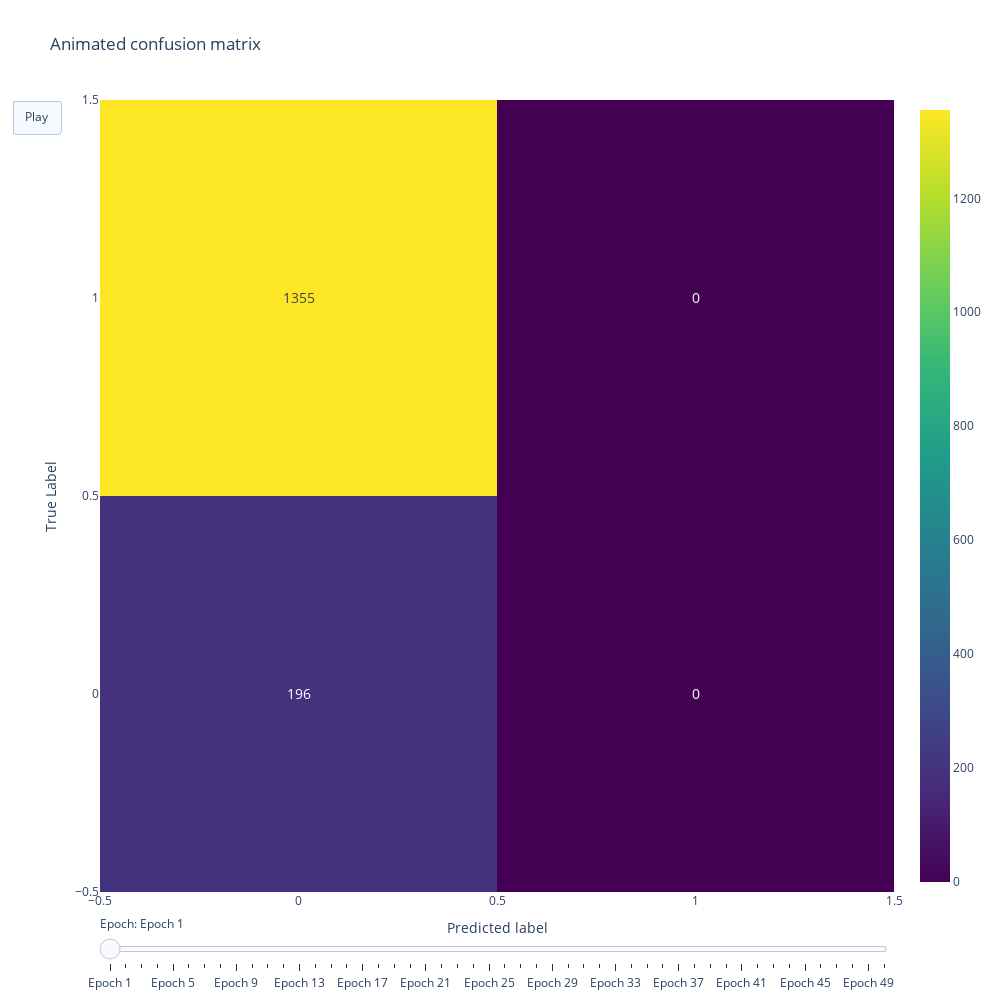

The cell this chart's notebook holds for it:
### Markdown cell above
### Confusion matrix (animated)

### Code cell
def plot_confusion_matrices(confusion_matrices):
    epochs = range(1, k_epochs + 1)
    frames = []

    # Create a frame per epoch
    for epoch, cm in zip(epochs, confusion_matrices):
        annotations = [[f'{value}' for value in row] for row in cm]
        frame = go.Frame(data=[go.Heatmap(
            z=cm, 
            text=annotations,
            colorscale='Viridis', 
            hoverinfo='skip',                         # ! Hide hover info (x, y, z)
            showscale=True,                            # colorbar visible
            texttemplate="%{text}",                    # string to be displayed in the cells
            textfont={"size": 14},  
        )], name=f"Epoch {epoch}")
        frames.append(frame)

    # Initialization with the first confusion matrix
    fig = go.Figure(
        data=[go.Heatmap(
            z=confusion_matrices[0], 
            text=[[f'{value}' for value in row] for row in confusion_matrices[0]], 
            colorscale='Viridis',
            hoverinfo='skip',  
            showscale=True,  
            texttemplate="%{text}",  
            textfont={"size": 14},  
        )],
        layout=go.Layout(
            autosize=False,
            width=1000,
            height=1000,
            title="Animated confusion matrix",
            xaxis_title="Predicted label",
            yaxis_title="True Label",
            updatemenus=[{
                'type': 'buttons',
                'buttons': [{
                    'label': 'Play',
                    'method': 'animate',
                    'args': [None, {
                        'frame': {'duration': 500, 'redraw': True},
                        'fromcurrent': True,
                        'mode': 'immediate',
                    }]
                }]
            }]
        ),
        frames=frames  # assign frames to the Figure
    )

    # Add a slider
    fig.update_layout(
        sliders=[{
            'steps': [{
                'args': [[f"Epoch {epoch}"], {'frame': {'duration': 500, 'redraw': True}}],
                'label': f'Epoch {epoch}',
                'method': 'animate'
            } for epoch in epochs],
            'currentvalue': {'prefix': 'Epoch: '}
        }]
    )
    fig.show()

plot_confusion_matrices(confusion_matrices)

### Figure 1 — Plotly figure (JSON) as saved in the notebook; plotly's stock layout.template omitted (floating-point values rounded to 4 significant figures)
{"data": [{"colorscale": [[0, "#440154"], [0.1111, "#482878"], [0.2222, "#3e4989"], [0.3333, "#31688e"], [0.4444, "#26828e"], [0.5556, "#1f9e89"], [0.6667, "#35b779"], [0.7778, "#6ece58"], [0.8889, "#b5de2b"], [1, "#fde725"]], "hoverinfo": "skip", "showscale": true, "text": [["196", "0"], ["1355", "0"]], "textfont": {"size": 14}, "texttemplate": "%{text}", "type": "heatmap", "z": [[196, 0], [1355, 0]]}], "layout": {"autosize": false, "height": 1000, "sliders": [{"currentvalue": {"prefix": "Epoch: "}, "steps": [{"args": [["Epoch 1"], {"frame": {"duration": 500, "redraw": true}}], "label": "Epoch 1", "method": "animate"}, {"args": [["Epoch 2"], {"frame": {"duration": 500, "redraw": true}}], "label": "Epoch 2", "method": "animate"}, {"args": [["Epoch 3"], {"frame": {"duration": 500, "redraw": true}}], "label": "Epoch 3", "method": "animate"}, {"args": [["Epoch 4"], {"frame": {"duration": 500, "redraw": true}}], "label": "Epoch 4", "method": "animate"}, {"args": [["Epoch 5"], {"frame": {"duration": 500, "redraw": true}}], "label": "Epoch 5", "method": "animate"}, {"args": [["Epoch 6"], {"frame": {"duration": 500, "redraw": true}}], "label": "Epoch 6", "method": "animate"}, {"args": [["Epoch 7"], {"frame": {"duration": 500, "redraw": true}}], "label": "Epoch 7", "method": "animate"}, {"args": [["Epoch 8"], {"frame": {"duration": 500, "redraw": true}}], "label": "Epoch 8", "method": "animate"}, {"args": [["Epoch 9"], {"frame": {"duration": 500, "redraw": true}}], "label": "Epoch 9", "method": "animate"}, {"args": [["Epoch 10"], {"frame": {"duration": 500, "redraw": true}}], "label": "Epoch 10", "method": "animate"}, {"args": [["Epoch 11"], {"frame": {"duration": 500, "redraw": true}}], "label": "Epoch 11", "method": "animate"}, {"args": [["Epoch 12"], {"frame": {"duration": 500, "redraw": true}}], "label": "Epoch 12", "method": "animate"}, {"args": [["Epoch 13"], {"frame": {"duration": 500, "redraw": true}}], "label": "Epoch 13", "method": "animate"}, {"args": [["Epoch 14"], {"frame": {"duration": 500, "redraw": true}}], "label": "Epoch 14", "method": "animate"}, {"args": [["Epoch 15"], {"frame": {"duration": 500, "redraw": true}}], "label": "Epoch 15", "method": "animate"}, {"args": [["Epoch 16"], {"frame": {"duration": 500, "redraw": true}}], "label": "Epoch 16", "method": "animate"}, {"args": [["Epoch 17"], {"frame": {"duration": 500, "redraw": true}}], "label": "Epoch 17", "method": "animate"}, {"args": [["Epoch 18"], {"frame": {"duration": 500, "redraw": true}}], "label": "Epoch 18", "method": "animate"}, {"args": [["Epoch 19"], {"frame": {"duration": 500, "redraw": true}}], "label": "Epoch 19", "method": "animate"}, {"args": [["Epoch 20"], {"frame": {"duration": 500, "redraw": true}}], "label": "Epoch 20", "method": "animate"}, {"args": [["Epoch 21"], {"frame": {"duration": 500, "redraw": true}}], "label": "Epoch 21", "method": "animate"}, {"args": [["Epoch 22"], {"frame": {"duration": 500, "redraw": true}}], "label": "Epoch 22", "method": "animate"}, {"args": [["Epoch 23"], {"frame": {"duration": 500, "redraw": true}}], "label": "Epoch 23", "method": "animate"}, {"args": [["Epoch 24"], {"frame": {"duration": 500, "redraw": true}}], "label": "Epoch 24", "method": "animate"}, {"args": [["Epoch 25"], {"frame": {"duration": 500, "redraw": true}}], "label": "Epoch 25", "method": "animate"}, {"args": [["Epoch 26"], {"frame": {"duration": 500, "redraw": true}}], "label": "Epoch 26", "method": "animate"}, {"args": [["Epoch 27"], {"frame": {"duration": 500, "redraw": true}}], "label": "Epoch 27", "method": "animate"}, {"args": [["Epoch 28"], {"frame": {"duration": 500, "redraw": true}}], "label": "Epoch 28", "method": "animate"}, {"args": [["Epoch 29"], {"frame": {"duration": 500, "redraw": true}}], "label": "Epoch 29", "method": "animate"}, {"args": [["Epoch 30"], {"frame": {"duration": 500, "redraw": true}}], "label": "Epoch 30", "method": "animate"}, {"args": [["Epoch 31"], {"frame": {"duration": 500, "redraw": true}}], "label": "Epoch 31", "method": "animate"}, {"args": [["Epoch 32"], {"frame": {"duration": 500, "redraw": true}}], "label": "Epoch 32", "method": "animate"}, {"args": [["Epoch 33"], {"frame": {"duration": 500, "redraw": true}}], "label": "Epoch 33", "method": "animate"}, {"args": [["Epoch 34"], {"frame": {"duration": 500, "redraw": true}}], "label": "Epoch 34", "method": "animate"}, {"args": [["Epoch 35"], {"frame": {"duration": 500, "redraw": true}}], "label": "Epoch 35", "method": "animate"}, {"args": [["Epoch 36"], {"frame": {"duration": 500, "redraw": true}}], "label": "Epoch 36", "method": "animate"}, {"args": [["Epoch 37"], {"frame": {"duration": 500, "redraw": true}}], "label": "Epoch 37", "method": "animate"}, {"args": [["Epoch 38"], {"frame": {"duration": 500, "redraw": true}}], "label": "Epoch 38", "method": "animate"}, {"args": [["Epoch 39"], {"frame": {"duration": 500, "redraw": true}}], "label": "Epoch 39", "method": "animate"}, {"args": [["Epoch 40"], {"frame": {"duration": 500, "redraw": true}}], "label": "Epoch 40", "method": "animate"}, {"args": [["Epoch 41"], {"frame": {"duration": 500, "redraw": true}}], "label": "Epoch 41", "method": "animate"}, {"args": [["Epoch 42"], {"frame": {"duration": 500, "redraw": true}}], "label": "Epoch 42", "method": "animate"}, {"args": [["Epoch 43"], {"frame": {"duration": 500, "redraw": true}}], "label": "Epoch 43", "method": "animate"}, {"args": [["Epoch 44"], {"frame": {"duration": 500, "redraw": true}}], "label": "Epoch 44", "method": "animate"}, {"args": [["Epoch 45"], {"frame": {"duration": 500, "redraw": true}}], "label": "Epoch 45", "method": "animate"}, {"args": [["Epoch 46"], {"frame": {"duration": 500, "redraw": true}}], "label": "Epoch 46", "method": "animate"}, {"args": [["Epoch 47"], {"frame": {"duration": 500, "redraw": true}}], "label": "Epoch 47", "method": "animate"}, {"args": [["Epoch 48"], {"frame": {"duration": 500, "redraw": true}}], "label": "Epoch 48", "method": "animate"}, {"args": [["Epoch 49"], {"frame": {"duration": 500, "redraw": true}}], "label": "Epoch 49", "method": "animate"}, {"args": [["Epoch 50"], {"frame": {"duration": 500, "redraw": true}}], "label": "Epoch 50", "method": "animate"}]}], "title": {"text": "Animated confusion matrix"}, "updatemenus": [{"buttons": [{"args": [null, {"frame": {"duration": 500, "redraw": true}, "fromcurrent": true, "mode": "immediate"}], "label": "Play", "method": "animate"}], "type": "buttons"}], "width": 1000, "xaxis": {"title": {"text": "Predicted label"}}, "yaxis": {"title": {"text": "True Label"}}}}
